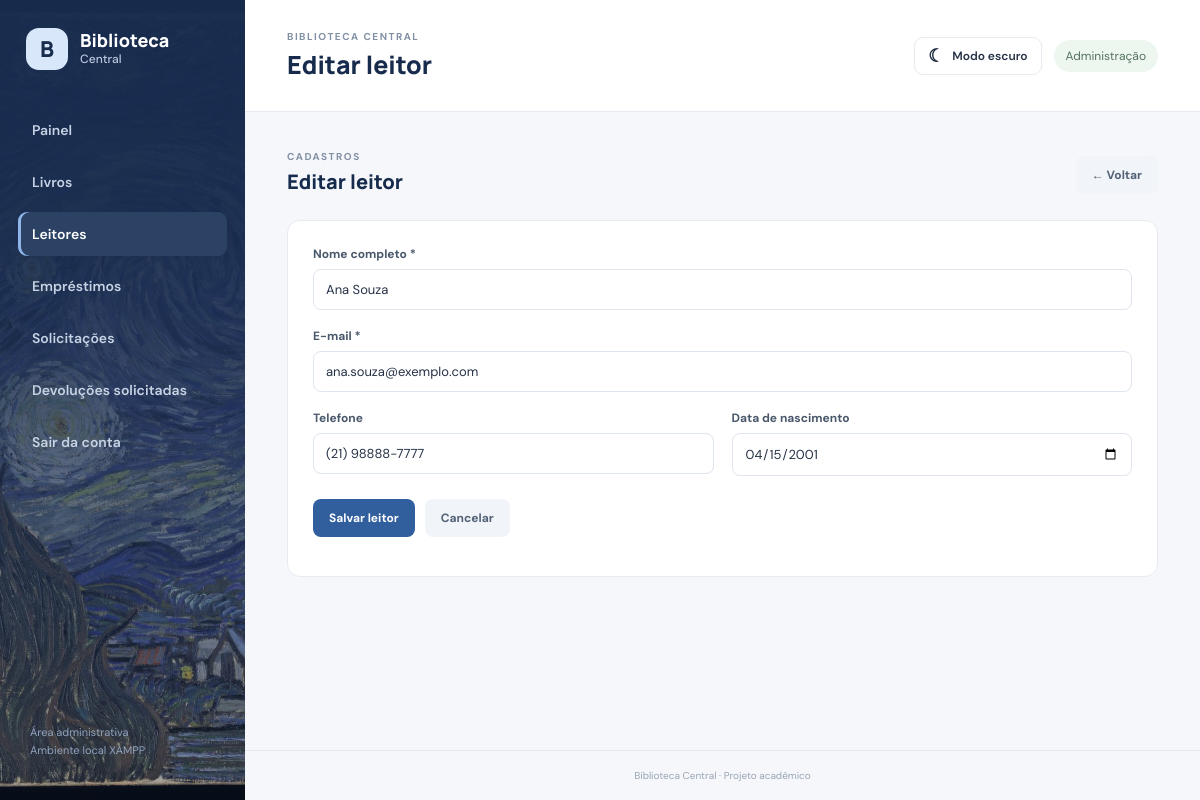
The app's page /usuarios/editar.php?id=1 (signed in) with its own data.
### tables this page shows
CREATE TABLE `usuario` (
  `id_usuario` int(11) NOT NULL,
  `nome` varchar(150) NOT NULL,
  `email` varchar(255) NOT NULL,
  `telefone` varchar(30) DEFAULT NULL,
  `data_nascimento` date DEFAULT NULL,
  `ativo` tinyint(1) NOT NULL DEFAULT 1
);

### usuarios/editar.php (called while the page is built, shortened)
<?php
require_once __DIR__.'/../config/conexao.php';
 require __DIR__.'/formulario.php'; ?>

### usuarios/formulario.php (the view, shortened to what this page needs)
<?php
require_once __DIR__ . '/../config/conexao.php';
$id = isset($_GET['id']) ? (int)$_GET['id'] : 0;
$usuario = ['nome'=>'','email'=>'','telefone'=>'','data_nascimento'=>''];
if ($id) {
    $st=$pdo->prepare("SELECT * FROM usuario WHERE id_usuario=?"); $st->execute([$id]); $usuario=$st->fetch();
}
?>
<div class="section-heading"><div><span class="eyebrow">CADASTROS</span><h2><?= $id?'Editar leitor':'Novo leitor' ?></h2></div><a class="button button-ghost" href="index.php">← Voltar</a></div>
<div class="panel form-panel"><form method="post" action="salvar.php" class="form-grid">
<label class="field field-wide">Nome completo *<input name="nome" required maxlength="150" value="<?= e($usuario['nome']) ?>"></label>
<label class="field field-wide">E-mail *<input type="email" name="email" required maxlength="255" value="<?= e($usuario['email']) ?>"></label>
<label class="field">Telefone<input name="telefone" maxlength="30" value="<?= e($usuario['telefone']) ?>"></label>
<label class="field">Data de nascimento<input type="date" name="data_nascimento" value="<?= e($usuario['data_nascimento']) ?>"></label>
<div class="form-actions field-wide"><button class="button button-primary">Salvar leitor</button><a class="button button-ghost" href="index.php">Cancelar</a></div>
</form></div>

### biblioteca_central_sistema/assets/css/style.css (style rules this page uses)
* { box-sizing: border-box; }
body { margin: 0; background: var(--bg); color: var(--ink); font-family: "DM Sans",Arial,sans-serif; font-size: 14px; }
.eyebrow { font-size: 10px; letter-spacing: 1.5px; color: #8290a4; font-weight: 700; }
.stat-card,.panel,.quick-card { background: #fff; border: 1px solid var(--line); border-radius: 13px; }
.section-heading { display: flex; justify-content: space-between; align-items: center; gap: 16px; margin: 4px 0 20px; }
.section-heading h2 { font: 800 20px Manrope; color: var(--navy); margin: 5px 0; }
.button { display: inline-flex; align-items: center; justify-content: center; border: 0; border-radius: 8px; padding: 11px 16px; text-decoration: none; font: 700 12px "DM Sans"; cursor: pointer; white-space: nowrap; }
.button-primary { background: var(--blue); color: #fff; }
.button-ghost { background: #f1f4f8; color: #526176; }
.search-bar input,.field input,.field select { width: 100%; border: 1px solid #dfe5ed; border-radius: 8px; padding: 11px 12px; background: #fff; color: var(--ink); font: 13px "DM Sans"; outline: none; }
.form-panel { padding: 25px; }
.form-grid { display: grid; grid-template-columns: repeat(2,minmax(0,1fr)); gap: 18px; }
.field { display: flex; flex-direction: column; gap: 7px; font-weight: 700; font-size: 12px; color: #4a586c; }
.field-wide { grid-column: 1/-1; }
.form-actions { display: flex; gap: 10px; padding-top: 5px; }

### records on screen
usuario: nome "Ana Souza", email "ana.souza@exemplo.com", telefone "(21) 98888-7777", data_nascimento "04/15/2001"

### other values on screen
$nome "Painel"
$nome "Livros"
$nome "Leitores"
$nome "Empréstimos"
$nome "Solicitações"
$nome "Devoluções solicitadas"
$titulo "Editar leitor"
